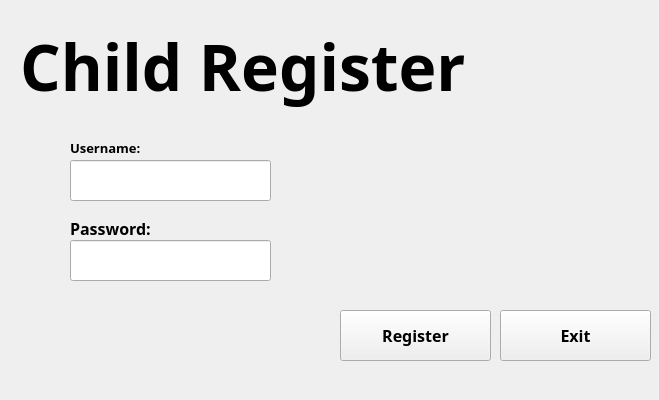
<?xml version="1.0" encoding="UTF-8"?>
<ui version="4.0">
 <class>kidRegister</class>
 <widget class="QMainWindow" name="kidRegister">
  <property name="geometry">
   <rect>
    <x>0</x>
    <y>0</y>
    <width>659</width>
    <height>400</height>
   </rect>
  </property>
  <property name="mouseTracking">
   <bool>false</bool>
  </property>
  <property name="windowTitle">
   <string>MainWindow</string>
  </property>
  <widget class="QWidget" name="centralwidget">
   <widget class="QLabel" name="ChildRegister">
    <property name="geometry">
     <rect>
      <x>20</x>
      <y>-70</y>
      <width>661</width>
      <height>271</height>
     </rect>
    </property>
    <property name="font">
     <font>
      <family>Arial Black</family>
      <pointsize>48</pointsize>
      <weight>75</weight>
      <bold>true</bold>
     </font>
    </property>
    <property name="text">
     <string>Child Register</string>
    </property>
   </widget>
   <widget class="QLineEdit" name="userName_input">
    <property name="geometry">
     <rect>
      <x>70</x>
      <y>160</y>
      <width>201</width>
      <height>41</height>
     </rect>
    </property>
   </widget>
   <widget class="QLineEdit" name="PW_input">
    <property name="geometry">
     <rect>
      <x>70</x>
      <y>240</y>
      <width>201</width>
      <height>41</height>
     </rect>
    </property>
    <property name="inputMask">
     <string/>
    </property>
    <property name="echoMode">
     <enum>QLineEdit::Password</enum>
    </property>
   </widget>
   <widget class="QLabel" name="PW_label">
    <property name="geometry">
     <rect>
      <x>70</x>
      <y>220</y>
      <width>121</width>
      <height>16</height>
     </rect>
    </property>
    <property name="font">
     <font>
      <family>Arial Black</family>
      <pointsize>12</pointsize>
      <weight>75</weight>
      <bold>true</bold>
     </font>
    </property>
    <property name="text">
     <string>Password:</string>
    </property>
   </widget>
   <widget class="QLabel" name="UName_label">
    <property name="geometry">
     <rect>
      <x>70</x>
      <y>140</y>
      <width>121</width>
      <height>16</height>
     </rect>
    </property>
    <property name="font">
     <font>
      <family>Arial Black</family>
      <pointsize>10</pointsize>
      <weight>75</weight>
      <bold>true</bold>
     </font>
    </property>
    <property name="text">
     <string>Username:</string>
    </property>
   </widget>
   <widget class="QPushButton" name="registerButton">
    <property name="geometry">
     <rect>
      <x>340</x>
      <y>310</y>
      <width>151</width>
      <height>51</height>
     </rect>
    </property>
    <property name="font">
     <font>
      <family>Arial Black</family>
      <pointsize>12</pointsize>
      <weight>75</weight>
      <bold>true</bold>
     </font>
    </property>
    <property name="text">
     <string>Register</string>
    </property>
   </widget>
   <widget class="QPushButton" name="exit_Bttn">
    <property name="geometry">
     <rect>
      <x>500</x>
      <y>310</y>
      <width>151</width>
      <height>51</height>
     </rect>
    </property>
    <property name="font">
     <font>
      <family>Arial Black</family>
      <pointsize>12</pointsize>
      <weight>75</weight>
      <bold>true</bold>
     </font>
    </property>
    <property name="text">
     <string>Exit</string>
    </property>
   </widget>
  </widget>
 </widget>
 <resources/>
 <connections/>
</ui>
